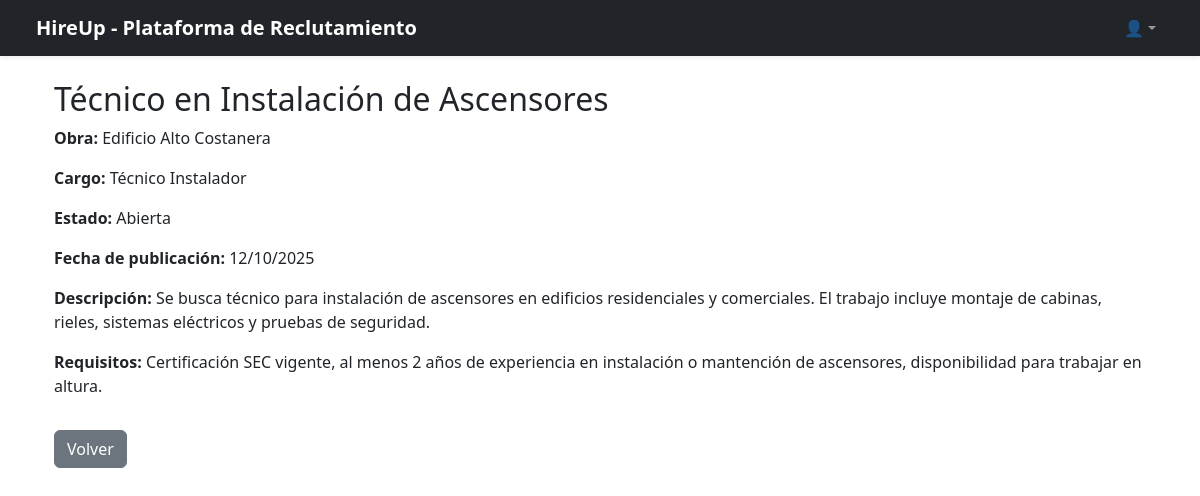
Screenshot of /detalle/1/ with the database file from the repository.
### main/models.py (models this page shows, shortened)
class OfertaLaboral(models.Model):
    ESTADOS = [
        ("abierta", "Abierta"),
        ("cerrada", "Cerrada"),
        ("pendiente", "Pendiente"),
        ("aprobada", "Aprobada"),
    ]
    titulo = models.CharField(max_length=50)
    descripcion = models.TextField(max_length=500)
    requisitos = models.TextField(max_length=800, default="Ninguno")
    obra = models.CharField(max_length=100)
    cargo = models.CharField(max_length=50)
    tipo_contrato = models.CharField(max_length=50, default="Plazo fijo")
    ubicacion = models.CharField(max_length=255, default="No especificada")
    salario_estimado = models.DecimalField(max_digits=10, decimal_places=2, null=True, blank=True)
    fecha_publicacion = models.DateField(auto_now_add=True)
    estado = models.CharField(max_length=50, choices=ESTADOS, default="abierta")
    reclutador = models.ForeignKey(Reclutador, on_delete=models.CASCADE, related_name="ofertas")

### ofertas_laborales/views.py (the view)
# urls.py: path('detalle/<int:oferta_id>/', views.detalle_oferta, name='detalle_oferta')
def detalle_oferta(request, oferta_id):
    oferta = get_object_or_404(OfertaLaboral, id=oferta_id)
    return render(request, "ofertas_laborales/detalle_oferta.html", {"oferta": oferta})

### ofertas_laborales/templates/ofertas_laborales/detalle_oferta.html
{% extends "ofertas_laborales/base.html" %}
{% block content %}
<div class="container mt-4">
    <h2>{{ oferta.titulo }}</h2>
    <p><strong>Obra:</strong> {{ oferta.obra }}</p>
    <p><strong>Cargo:</strong> {{ oferta.cargo }}</p>
    <p><strong>Estado:</strong> {{ oferta.estado|capfirst }}</p>
    <p><strong>Fecha de publicación:</strong> {{ oferta.fecha_publicacion|date:"d/m/Y" }}</p>
    <p><strong>Descripción:</strong> {{ oferta.descripcion }}</p>
    <p><strong>Requisitos:</strong> {{ oferta.requisitos }}</p>
    <a href="{% url 'ofertas_laborales:vista_candidato' %}" class="btn btn-secondary mt-3">Volver</a>
</div>
{% endblock %}

### rows the page displays
OfertaLaboral: titulo "Técnico en Instalación de Ascensores", obra "Edificio Alto Costanera", cargo "Técnico Instalador", estado "Abierta", fecha_publicacion "12/10/2025", descripcion "Se busca técnico para instalación de ascensores en edificios residenciales y comerciales. El trabajo incluye montaje de cabinas, rieles, sistemas eléctricos y pruebas de seguridad.", requisitos "Certificación SEC vigente, al menos 2 años de experiencia en instalación o mantención de ascensores, disponibilidad para trabajar en altura."
